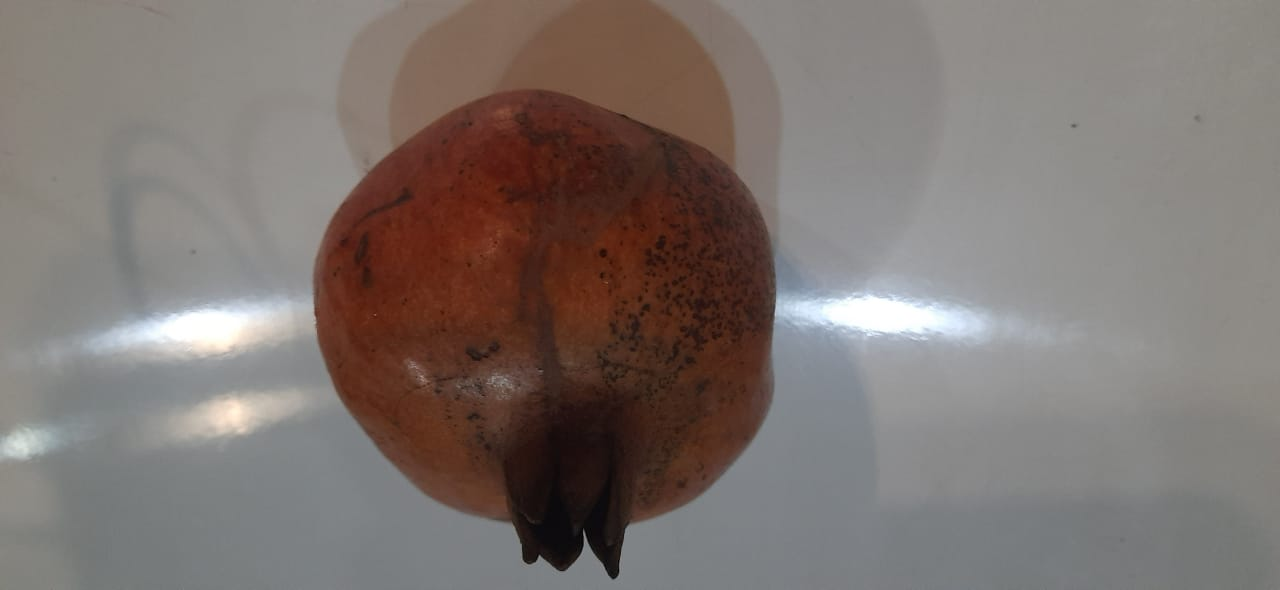
#> input picture Lab 3/23.jpeg, 1280 x 590 px
$ jupyter execute --allow-errors Lab3.ipynb   (shell and % lines are left out)
#> lines starting #> are read from the running program, lines starting #| are printed output that depends on the picture
[cell 1]
import numpy as np
import matplotlib.pyplot as plt

[cell 2]
from PIL import Image

# open method used to open different extension image file
im = Image.open(r"23.jpeg")
#> im is the input picture: PIL image 1280x590 RGB; mean R, G, B 125.2, 115.5, 111.4

# This method will show image in any image viewer
im.show()

[cell 3]
img = np.asarray(im)

[cell 4]
print(img)
#> (printed output is left out)

[cell 5]
img.shape
#> Out = (590, 1280, 3)

[cell 6]
plt.imshow(img)

[cell 7]
#Reverse: Convert from numpy array into a PIL Image object.

img2 = np.random.randint(255,size = [500,500,3])

[cell 8]
print(img)
#> (printed output is left out)

[cell 9]
plt.imshow(img2)
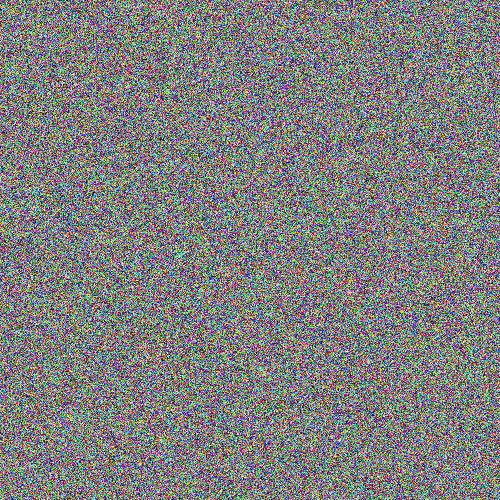
#> shown: shape (500, 500, 3); mean R, G, B 127.1, 127.3, 126.6

[cell 10]
img_rev = Image.fromarray((np.uint8(img2)))
img_rev.save("Rev_image.jpg")

[cell 11]
Image.open("Rev_image.jpg")
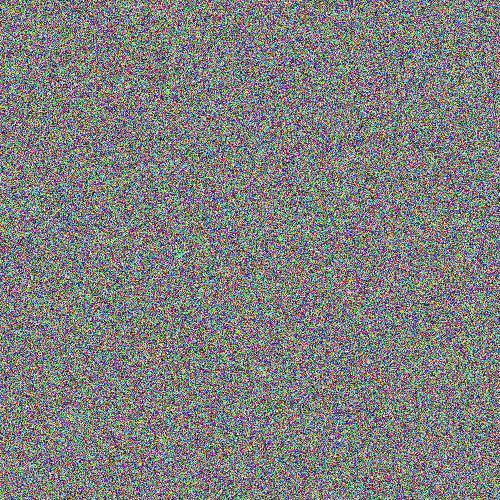
#> Out: PIL image 500x500 RGB; mean R, G, B 127.1, 127.3, 126.6

##  Converting from one file format to another

[cell 12]
jpg_img = Image.open("Rev_image.jpg")
jpg_img.save("Rev_image.png")

## Cropping an Image

[cell 13]
import cv2
img = cv2.imread("cat1.jpg")
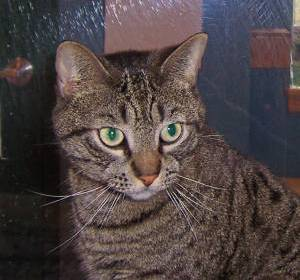
#> input picture Lab 3/cat1.jpg, 300 x 280 px
#> img is the input picture: shape (280, 300, 3); mean B, G, R 68, 68.3, 78.8
img.shape
#> Out = (280, 300, 3)

[cell 14]
plt.imshow(img)

[cell 15]
from google.colab.patches import cv2_imshow
resized = cv2.resize(img, (100,100))
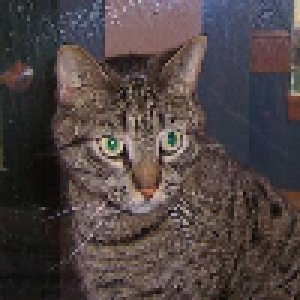
#> resized: shape (100, 100, 3) (shown 3 times larger); mean B, G, R 67.7, 68, 78.5
cv2_imshow(resized)

[cell 16]
plt.imshow(resized)

[cell 17]
# Write your program using arrays and matrices. This is required to make you familiar with images and their dimensions
import matplotlib.image as mpimg

img = mpimg.imread("2.jpeg")
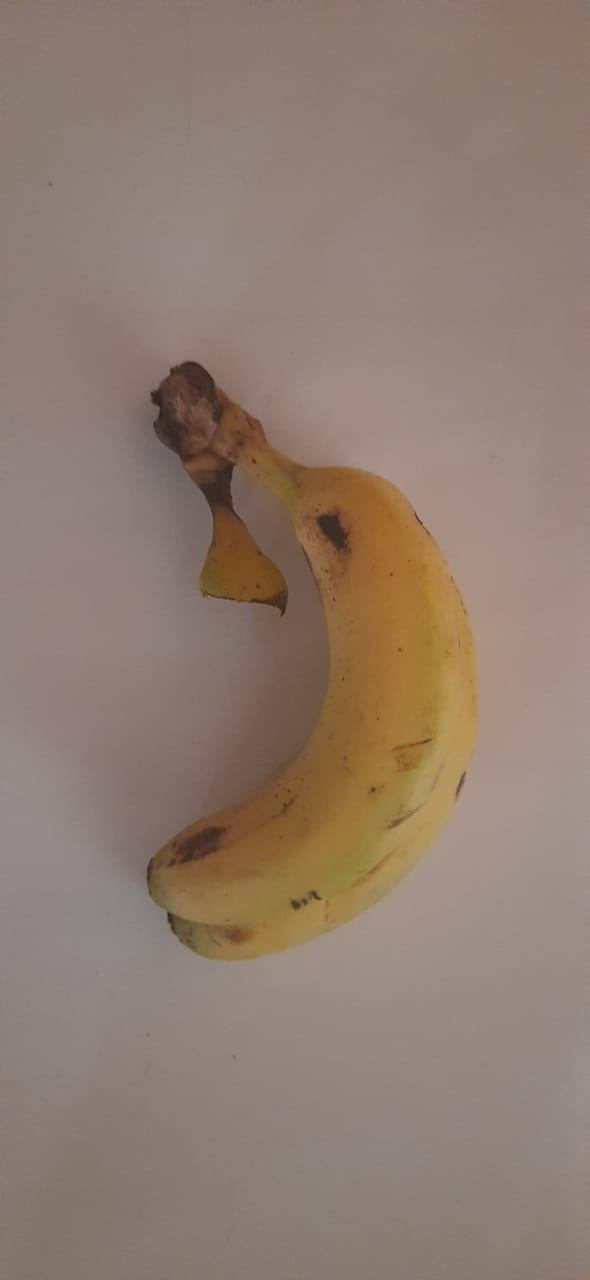
#> input picture Lab 3/2.jpeg, 590 x 1280 px
#> img is the input picture: shape (1280, 590, 3); mean R, G, B 143.8, 125, 113.1
print(img)
#> (printed output is left out)

[cell 18]
plt.imshow(img)

[cell 19]
img.shape
#> Out = (1280, 590, 3)

[cell 20]
new_img = img[400:800,:400,:]
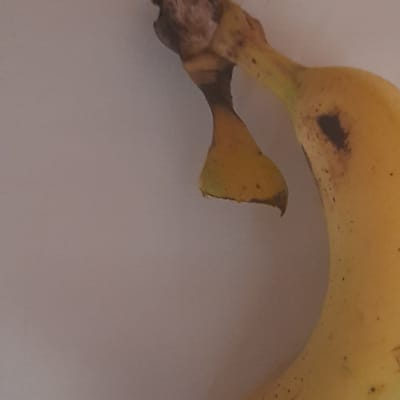
#> new_img: shape (400, 400, 3); mean R, G, B 134.1, 110.1, 94.9
plt.imshow(new_img)

Negative of an image: Write a program to obtain negative of an image. Do not use
any direct function. Suppose the intensity values of your input image vary from 0-255.
Negative of an image can be obtained using following formula, where y is the intensity
value of a pixel in output image and x is the intensity value of same pixel in input
image.

[cell 21]
print(img)
#> (printed output is left out)

[cell 22]
neg_img = np.subtract(255,img)
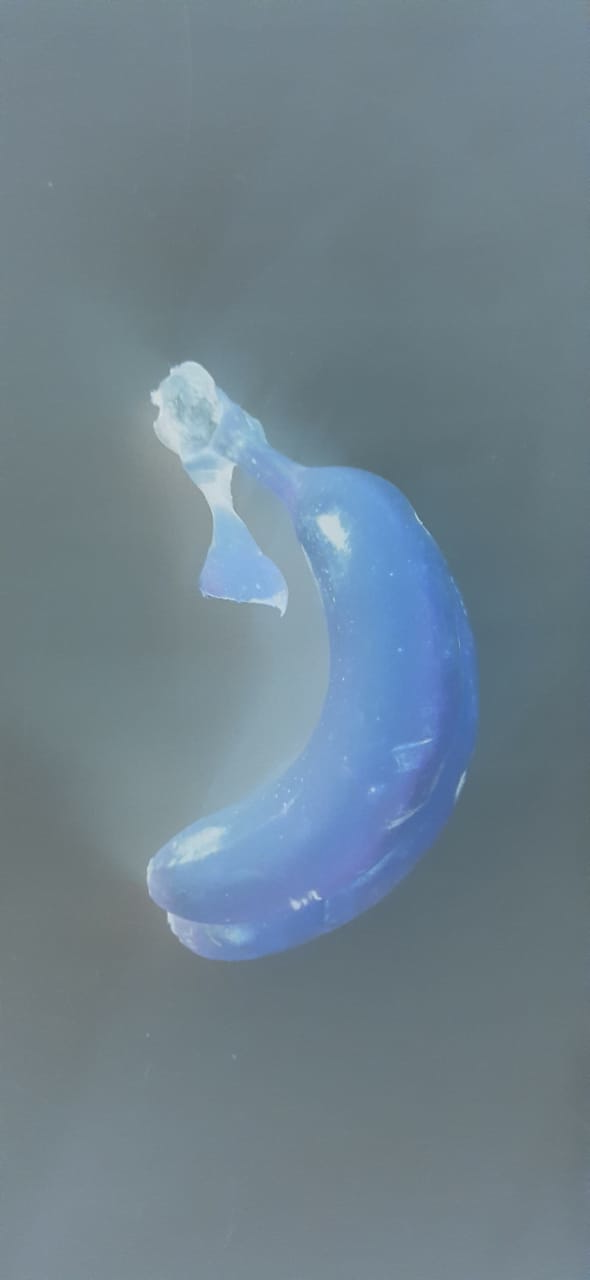
#> neg_img: shape (1280, 590, 3); mean R, G, B 111.2, 130, 141.9

[cell 23]
print(neg_img)
#> (printed output is left out)

[cell 24]
plt.imshow(neg_img)

Creating a circular mask on the input image. The example of output image is below.
Hint: Slicing and masking with numpy arrays can be used to create a circular mask on
the input image.

[cell 25]
img = cv2.imread('2.jpeg')
mask = np.zeros(img.shape, dtype = np.uint8)
mask = cv2.circle(mask, (260, 300), 225, (255, 255, 255), -1)

result = cv2.bitwise_and(img, mask)
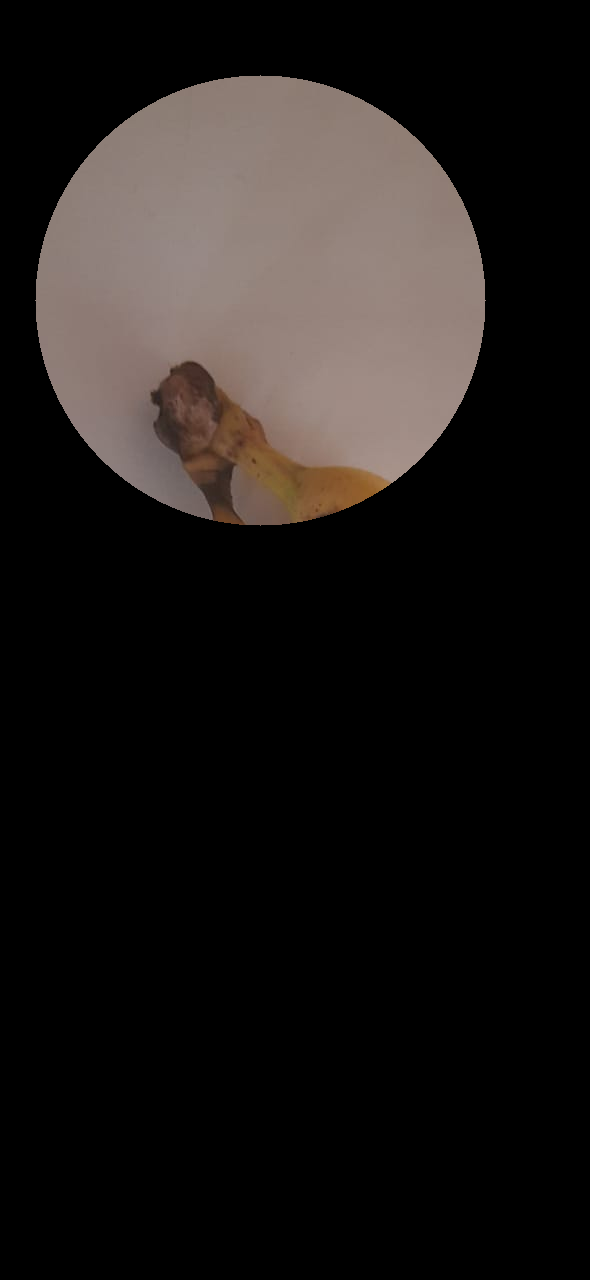
#> result: shape (1280, 590, 3); mean B, G, R 24.1, 25.9, 29.9
result[mask == 0] == 255

[cell 26]
plt.subplot(2, 2, 1)
plt.imshow(img)

plt.subplot(2, 2, 2)
plt.imshow(result)
#> figure, not shown here; B, G, R data is drawn as R, G, B

Reading and displaying multiple images at once

[cell 27]
plt.subplot(2,2,1)
plt.title("Normal")
plt.imshow(img)

plt.subplot(2,2,2)
plt.title("negetaive_image")
plt.imshow(neg_img)


plt.subplot(2,2,3)
plt.title("Normal Image")
plt.imshow(img)

plt.subplot(2,2,4)
plt.title("Cropped Image")
plt.imshow(img)
#> figure, not shown here; B, G, R data is drawn as R, G, B

### Create a thumbnail from an image. Output example is shown below

[cell 28]
image_front = Image.open('2.jpeg')
image_front.thumbnail((100,100))
image_front

[cell 29]
image_back = Image.open('2.jpeg')
image_back

[cell 30]
image_back.paste(image_front, (50, 50))

[cell 31]
image_back

8. Drawing on an image in Python: <br />
a) You can draw lines or other geometric shapes on an image. For example, drawing
ellipse on input image and output will look like below.

[cell 32]
# Deawing an ellipse
from PIL import Image, ImageDraw
im = Image.open("2.jpeg")
x, y =  im.size
#> x = 590; y = 1280
eX, eY = 100, 200
ellipse =  (x/2 - eX/2, y/2 - eY/2, x/2 + eX/2, y/2 + eY/2)
#> ellipse = (245, 540, 345, 740)
draw = ImageDraw.Draw(im)
draw.ellipse(ellipse,fill=222)
del draw
im.save("output.png")
im

b) Drawing text on an image. Write some text on input image. Use a function in Python to change its font as well

[cell 33]
from PIL import Image,ImageDraw,ImageFont
import fontconfig

#> (the rest of this cell did not finish here and is left out)

9. R,G,B channels splitting and merging. Read any RGB image as input, split three
channels R, G, B and display these channels/matrices as output images. Then, merge
the three channels again and display same RGB image.

[cell 34]
import cv2
import glob
import os

[cell 35]
img=cv2.imread('2.jpeg',1)

[cell 36]
b,g,r=cv2.split(img)
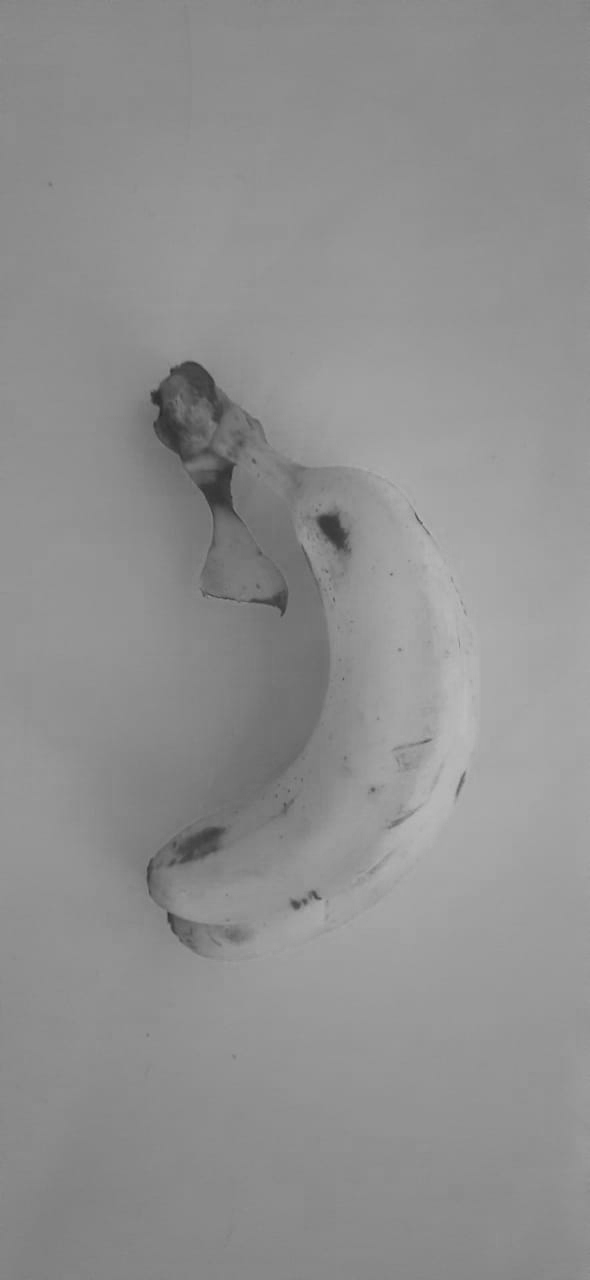
#> r: shape (1280, 590); min 43, max 188, mean 143.8
cv2_imshow(b)

cv2.destroyAllWindows()
